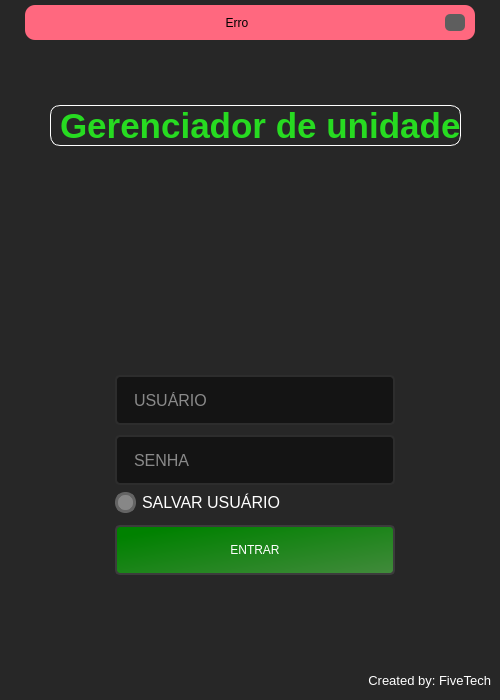
<?xml version="1.0" encoding="UTF-8"?>
<ui version="4.0">
 <class>MainWindow</class>
 <widget class="QMainWindow" name="MainWindow">
  <property name="geometry">
   <rect>
    <x>0</x>
    <y>0</y>
    <width>500</width>
    <height>700</height>
   </rect>
  </property>
  <property name="minimumSize">
   <size>
    <width>500</width>
    <height>700</height>
   </size>
  </property>
  <property name="maximumSize">
   <size>
    <width>456456</width>
    <height>16777215</height>
   </size>
  </property>
  <property name="windowTitle">
   <string>Login</string>
  </property>
  <property name="windowIcon">
   <iconset>
    <normaloff>../../Icons/logo_crosslife.png</normaloff>../../Icons/logo_crosslife.png</iconset>
  </property>
  <property name="styleSheet">
   <string notr="true">background-color: rgb(56, 59, 91);</string>
  </property>
  <widget class="QWidget" name="centralwidget">
   <layout class="QVBoxLayout" name="verticalLayout">
    <property name="spacing">
     <number>0</number>
    </property>
    <property name="leftMargin">
     <number>0</number>
    </property>
    <property name="topMargin">
     <number>0</number>
    </property>
    <property name="rightMargin">
     <number>0</number>
    </property>
    <property name="bottomMargin">
     <number>0</number>
    </property>
    <item>
     <widget class="QFrame" name="frame">
      <property name="maximumSize">
       <size>
        <width>16777215</width>
        <height>40</height>
       </size>
      </property>
      <property name="styleSheet">
       <string notr="true">background-color: rgb(39, 39, 39);</string>
      </property>
      <property name="frameShape">
       <enum>QFrame::NoFrame</enum>
      </property>
      <property name="frameShadow">
       <enum>QFrame::Raised</enum>
      </property>
      <layout class="QHBoxLayout" name="horizontalLayout_2">
       <property name="spacing">
        <number>0</number>
       </property>
       <property name="leftMargin">
        <number>0</number>
       </property>
       <property name="topMargin">
        <number>5</number>
       </property>
       <property name="rightMargin">
        <number>0</number>
       </property>
       <property name="bottomMargin">
        <number>0</number>
       </property>
       <item>
        <widget class="QFrame" name="frame_erro">
         <property name="maximumSize">
          <size>
           <width>450</width>
           <height>16777215</height>
          </size>
         </property>
         <property name="styleSheet">
          <string notr="true">background-color: rgb(255, 104, 127);
border-radius: 10px;</string>
         </property>
         <property name="frameShape">
          <enum>QFrame::StyledPanel</enum>
         </property>
         <property name="frameShadow">
          <enum>QFrame::Raised</enum>
         </property>
         <layout class="QHBoxLayout" name="horizontalLayout_3">
          <property name="leftMargin">
           <number>10</number>
          </property>
          <property name="rightMargin">
           <number>10</number>
          </property>
          <item>
           <widget class="QLabel" name="label_erro">
            <property name="text">
             <string>Erro</string>
            </property>
            <property name="alignment">
             <set>Qt::AlignCenter</set>
            </property>
           </widget>
          </item>
          <item>
           <widget class="QPushButton" name="botao_erro">
            <property name="maximumSize">
             <size>
              <width>20</width>
              <height>20</height>
             </size>
            </property>
            <property name="styleSheet">
             <string notr="true">QPushButton{
	border-radius:5px;
	
	
	background-color: rgb(94, 94, 94);
}
QPushButton:hover{
	
	background-color: rgb(135, 135, 135);
	color: rgb(200, 200, 200);
}
QPushButton:pressed{
	
	
	background-color: rgb(90, 90, 90);
	color: rgb(200, 200, 200);



}</string>
            </property>
            <property name="text">
             <string/>
            </property>
            <property name="icon">
             <iconset>
              <normaloff>../../Icons/iconX.png</normaloff>../../Icons/iconX.png</iconset>
            </property>
           </widget>
          </item>
         </layout>
        </widget>
       </item>
      </layout>
     </widget>
    </item>
    <item>
     <widget class="QFrame" name="container_login">
      <property name="maximumSize">
       <size>
        <width>456456</width>
        <height>16777215</height>
       </size>
      </property>
      <property name="styleSheet">
       <string notr="true">background-color: rgb(39, 39, 39);</string>
      </property>
      <property name="frameShape">
       <enum>QFrame::NoFrame</enum>
      </property>
      <property name="frameShadow">
       <enum>QFrame::Raised</enum>
      </property>
      <layout class="QHBoxLayout" name="horizontalLayout">
       <item>
        <widget class="QFrame" name="login_area">
         <property name="maximumSize">
          <size>
           <width>450</width>
           <height>550</height>
          </size>
         </property>
         <property name="styleSheet">
          <string notr="true">
border-radius:10px;</string>
         </property>
         <property name="frameShape">
          <enum>QFrame::NoFrame</enum>
         </property>
         <property name="frameShadow">
          <enum>QFrame::Raised</enum>
         </property>
         <widget class="QFrame" name="frame_2">
          <property name="geometry">
           <rect>
            <x>95</x>
            <y>100</y>
            <width>261</width>
            <height>171</height>
           </rect>
          </property>
          <property name="styleSheet">
           <string notr="true">background-image: url(:/CrosslifeImage/Icons/logo_crosslife.png);
background-repeat: no-repeat;
</string>
          </property>
          <property name="frameShape">
           <enum>QFrame::StyledPanel</enum>
          </property>
          <property name="frameShadow">
           <enum>QFrame::Raised</enum>
          </property>
         </widget>
         <widget class="QLabel" name="label">
          <property name="geometry">
           <rect>
            <x>25</x>
            <y>30</y>
            <width>411</width>
            <height>41</height>
           </rect>
          </property>
          <property name="font">
           <font>
            <family>Segoe UI</family>
            <pointsize>26</pointsize>
            <weight>75</weight>
            <bold>true</bold>
           </font>
          </property>
          <property name="styleSheet">
           <string notr="true">color: rgb(39, 219, 33);
border-radius: 10px;
border: 1px solid white ;

</string>
          </property>
          <property name="text">
           <string>Gerenciador de unidade</string>
          </property>
         </widget>
         <widget class="QLineEdit" name="line_usuario">
          <property name="geometry">
           <rect>
            <x>90</x>
            <y>300</y>
            <width>280</width>
            <height>50</height>
           </rect>
          </property>
          <property name="font">
           <font>
            <family>Segoe UI</family>
            <pointsize>12</pointsize>
           </font>
          </property>
          <property name="styleSheet">
           <string notr="true">QLineEdit{
	border: 2px solid rgb(45, 45, 45);
	border-radius:5px;
	padding: 15px;
	
	background-color: rgb(20, 20, 20);
	
	color: rgb(255, 255, 255);
}
QLineEdit:hover{
	border: 2px solid rgb(55, 55, 55);
}

QLineEdit:focus{
	border: 2px solid  rgb(43, 239, 37);
	color: rgb(200, 200, 200);
}</string>
          </property>
          <property name="text">
           <string/>
          </property>
          <property name="maxLength">
           <number>32</number>
          </property>
          <property name="placeholderText">
           <string>USUÁRIO</string>
          </property>
         </widget>
         <widget class="QLineEdit" name="line_senha">
          <property name="geometry">
           <rect>
            <x>90</x>
            <y>360</y>
            <width>280</width>
            <height>50</height>
           </rect>
          </property>
          <property name="font">
           <font>
            <family>Segoe UI</family>
            <pointsize>12</pointsize>
           </font>
          </property>
          <property name="styleSheet">
           <string notr="true">QLineEdit{
	border: 2px solid rgb(45, 45, 45);
	border-radius:5px;
	padding: 15px;
	
	background-color: rgb(20, 20, 20);
	
	color: rgb(255, 255, 255);
}
QLineEdit:hover{
	border: 2px solid rgb(55, 55, 55);
}

QLineEdit:focus{
	border: 2px solid  rgb(43, 239, 37);
	color: rgb(200, 200, 200);
}</string>
          </property>
          <property name="text">
           <string/>
          </property>
          <property name="maxLength">
           <number>16</number>
          </property>
          <property name="echoMode">
           <enum>QLineEdit::Password</enum>
          </property>
          <property name="placeholderText">
           <string>SENHA</string>
          </property>
         </widget>
         <widget class="QCheckBox" name="checkBox_salvar">
          <property name="geometry">
           <rect>
            <x>90</x>
            <y>416</y>
            <width>281</width>
            <height>22</height>
           </rect>
          </property>
          <property name="font">
           <font>
            <family>Segoe UI</family>
            <pointsize>12</pointsize>
           </font>
          </property>
          <property name="styleSheet">
           <string notr="true">QCheckBox{
color:#fff;
}
QCheckBox::indicator{
border: 3px solid rgb(100, 100, 100);
width: 15px;
height: 15px;
border-radius: 10px;
background-color: rgb(135, 135, 135);
}
QCheckBox::indicator:checked{
border: 3px solid rgb(48, 255, 41); ;
	background-color: rgb(26, 136, 20);
}</string>
          </property>
          <property name="text">
           <string>SALVAR USUÁRIO</string>
          </property>
         </widget>
         <widget class="QPushButton" name="botao_entrar">
          <property name="geometry">
           <rect>
            <x>90</x>
            <y>450</y>
            <width>280</width>
            <height>50</height>
           </rect>
          </property>
          <property name="styleSheet">
           <string notr="true">QPushButton{
background-color: qlineargradient(spread:pad, x1:0, y1:0.017, x2:1, y2:1, stop:0.113636 rgba(0, 129, 0, 255), stop:1 rgba(66, 138, 60, 255));
	border: 2px solid rgb(60, 60, 60);
	border-radius: 5px;
	color: #fff;
}
QPushButton:hover{
	
	background-color: rgb(39, 219, 33);
	border: 2px solid rgb(70, 70, 70);
	border-radius: 5px;
}
QPushButton:hover:pressed{
	border: 2 px solid rgb(48, 255, 41); ;
	background-color: rgb(26, 136, 20);
}</string>
          </property>
          <property name="text">
           <string>ENTRAR</string>
          </property>
         </widget>
        </widget>
       </item>
      </layout>
     </widget>
    </item>
    <item>
     <widget class="QFrame" name="frame_3">
      <property name="maximumSize">
       <size>
        <width>16777215</width>
        <height>40</height>
       </size>
      </property>
      <property name="styleSheet">
       <string notr="true">background-color: rgb(39, 39, 39);</string>
      </property>
      <property name="frameShape">
       <enum>QFrame::NoFrame</enum>
      </property>
      <property name="frameShadow">
       <enum>QFrame::Raised</enum>
      </property>
      <layout class="QVBoxLayout" name="verticalLayout_2">
       <item>
        <widget class="QLabel" name="label_2">
         <property name="font">
          <font>
           <family>Segoe UI</family>
           <pointsize>10</pointsize>
           <weight>50</weight>
           <bold>false</bold>
          </font>
         </property>
         <property name="styleSheet">
          <string notr="true">background-color: rgb(39, 39, 39);
color:#ffffff;</string>
         </property>
         <property name="text">
          <string>Created by: FiveTech</string>
         </property>
         <property name="alignment">
          <set>Qt::AlignRight|Qt::AlignTrailing|Qt::AlignVCenter</set>
         </property>
        </widget>
       </item>
      </layout>
     </widget>
    </item>
   </layout>
  </widget>
 </widget>
 <resources/>
 <connections/>
</ui>
